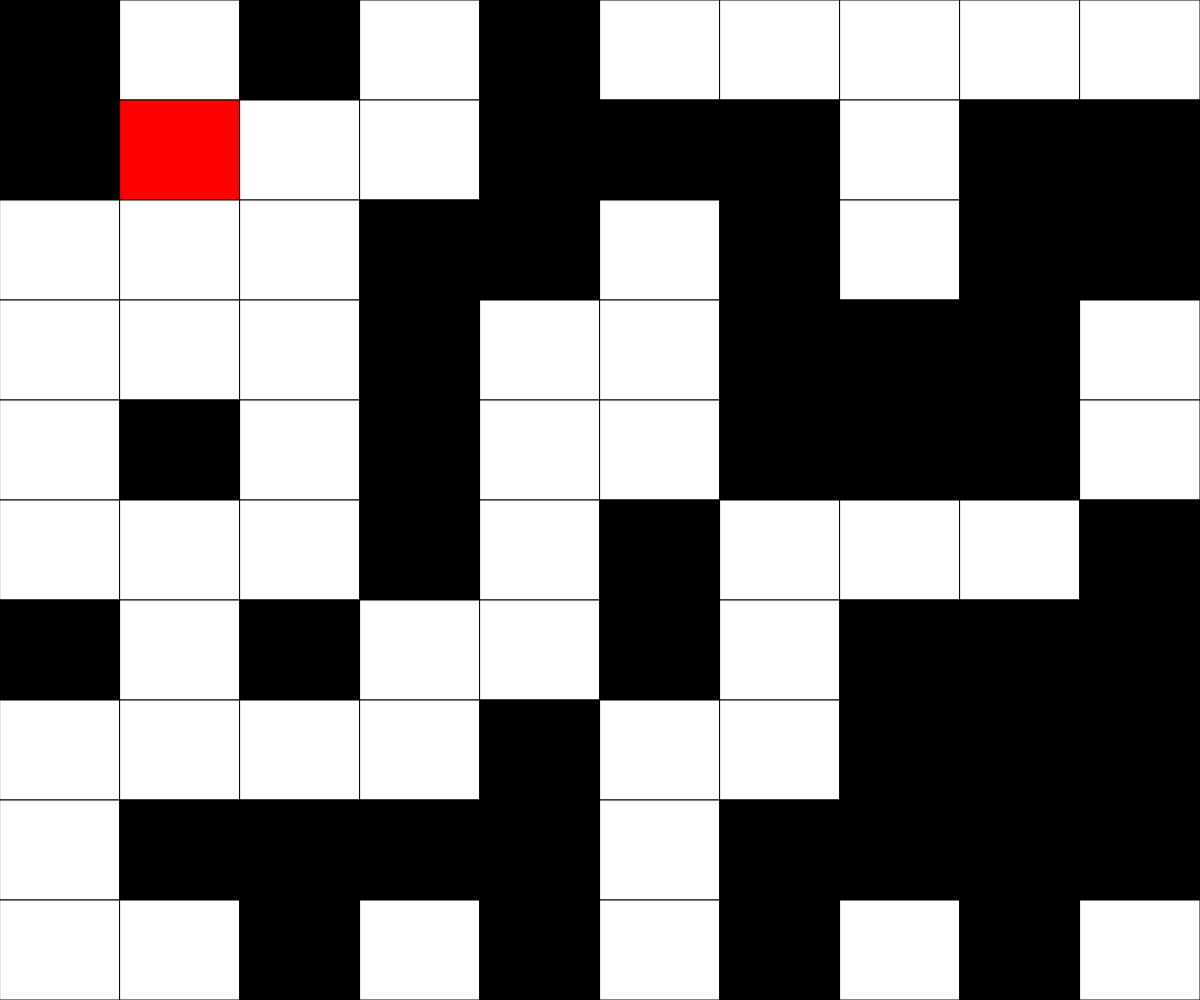
Frame 1 (no input)
Frame 60 (no input): identical to frame 1, image omitted
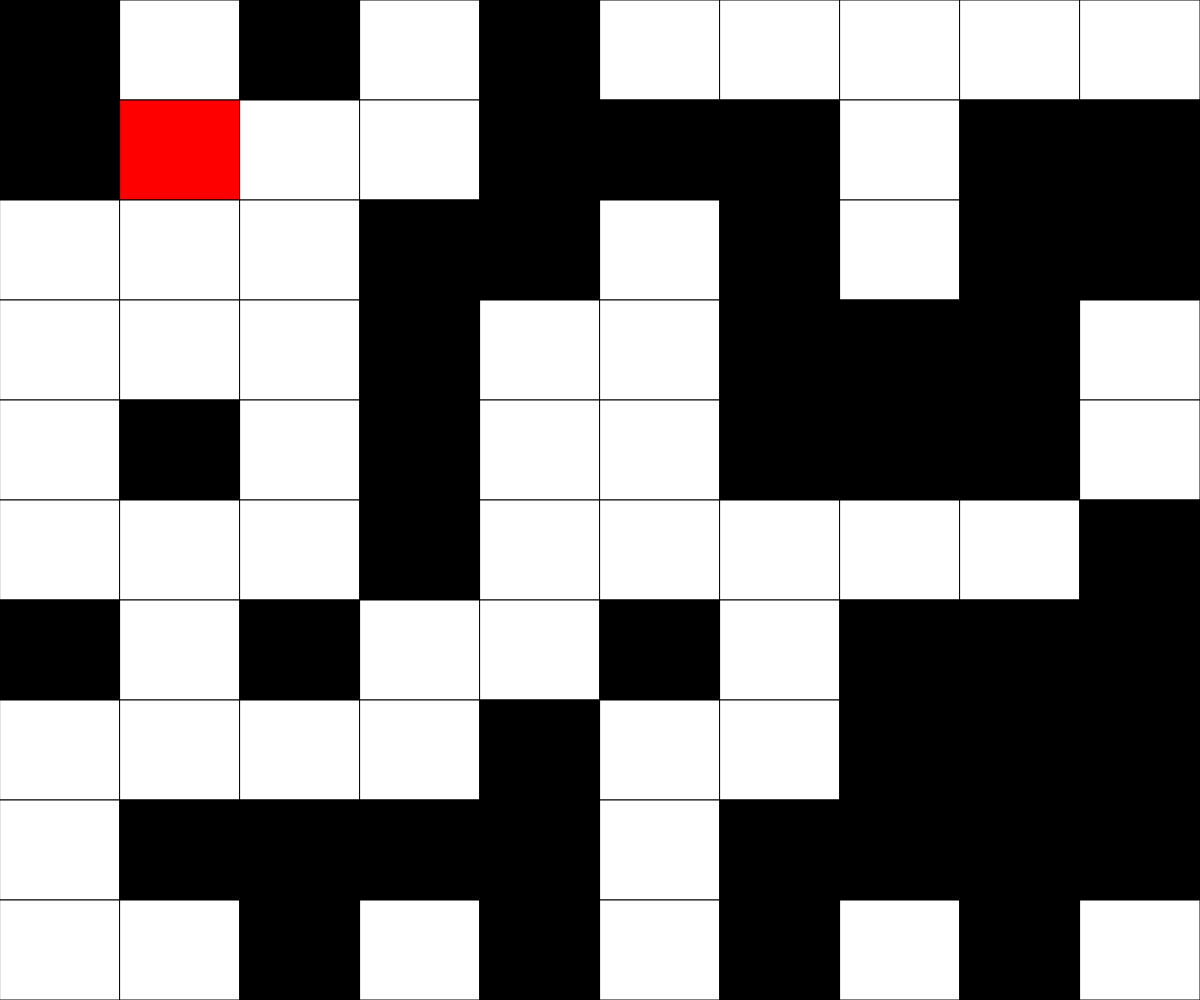
Frame 120 (the mouse pressed at the canvas centre since frame 60)

The p5.js sketch that drew these frames (run headless with seeded random() and noise() and a simulated clock; from frame 60 on, the mouse is pressed at the canvas centre):

// p5.js sketch
// ── sketch.js
// Project Title
// Your Name
// Date
//
// Extra for Experts:
// - describe what you did to take this project "above and beyond"


let grid;
let cellWidth;
let cellHeight;
const GRIDSIZE = 10;
let autoPlay = false;
let playerX = 1;
let playerY = 1;

function setup() {
  createCanvas(windowWidth, windowHeight);
  grid = generateRandomGrid(GRIDSIZE);

  //place player
  grid[playerY][playerX] = 9;

  cellWidth = width/grid[0].length;
  cellHeight = height/grid.length;
}

function draw() {
  background(220);
  if (autoPlay){
    if(frameCount % 10===0){
      takeNextTurn();
    }
  }
  displayGrid();

  
}

function mousePressed(){
  let cellX = floor(mouseX/cellWidth);
  let cellY = floor(mouseY/cellHeight);
  toggleCell(cellX,cellY); //self

  
}

function toggleCell(cellX, cellY){
  if(cellX >= 0 && cellX < GRIDSIZE && cellY >=0 && cellY <GRIDSIZE ){
    if(grid[cellY][cellX]===0){
      grid[cellY][cellX]=1;
    }
    else{
      grid[cellY][cellX]=0;
    }
  }
  

}
function keyPressed(){
  if(key === "r"){
    grid = generateRandomGrid(GRIDSIZE);
  }
 
  if(key === "c"){
    grid = generateEmptyGrid(GRIDSIZE);
  }
  if(key === "w"){
    //move up
    if(grid[playerY-1][playerX] === 0){
      grid[playerY][playerX] = 0; // reseting player current location to white
      playerY -= 1;
      grid[playerY][playerX] = 9; // set new location to red

    }
  }
  if(key === "s"){
    //move down
    if(grid[playerY+1][playerX] === 0){
      grid[playerY][playerX] = 0; // reseting player current location to white
      playerY += 1;
      grid[playerY][playerX] = 9; // set new location to red
    }
  }
  if(key === "d"){
    //move right
    if(grid[playerY][playerX+1] === 0){
      grid[playerY][playerX] = 0; // reseting player current location to white
      playerX += 1;
      grid[playerY][playerX] = 9; // set new location to red }
    }
  }
  if(key === "a"){
    //move left
    if(grid[playerY][playerX-1] === 0){
      grid[playerY][playerX] = 0; // reseting player current location to white
      playerX -= 1;
      grid[playerY][playerX] = 9; // set new location to red
    }
  }

}

function takeNextTurn(){
  let nextTurn = generateEmptyGrid(GRIDSIZE);
  for(let y = 0; y < GRIDSIZE; y++){
    for(let x = 0; x < GRIDSIZE; x++){

      //count the neighbours
      let neighbours = 0;
      for(let i = -1; i<=1; i++){
        for(let j=-1; j<=1; j++){
          if(y+i >= 0 && y+i < GRIDSIZE && x+j >= 0 && x+j < GRIDSIZE){
            neighbours += grid[y+i][x+j];

          }
        }
      }
      // subtract self from neighbour count
      neighbours -= grid[y][x];

      // apply the rules
      //only worry about when they are alive, as the nextTurn array is set to dead

      //if dead
      if(grid[y][x]=== 0){
        if (neighbours === 3){
          nextTurn[y][x] = 1;
        }
      }
      //if alive
      if(grid[y[x]=== 1 ]){
        if(neighbours ===2 || neighbours === 3){
          nextTurn[y][x] = 1;
        }
      }

    }
  }
  grid = nextTurn;

}

function displayGrid(){

  for(let y = 0; y < grid.length; y++){
    for(let x = 0; x < grid[y].length; x++) {
      if(grid[y][x]===0){
        fill("white");
      }
      else if(grid[y][x] === 9){
        fill("red");
      }
      else{
        fill("black");
      }
      rect(cellWidth*x, cellHeight*y, cellWidth, cellHeight);
    }

  }
}

function generateRandomGrid(gridSize) {
  let grid = [];
  for (let i = 0; i< gridSize; i++){
    grid.push([]);
    for (let j = 0; j< gridSize; j++){
      if (random(100) < 50){
        grid[i].push(0);
      }
      else{
        grid[i].push(1);
      }
  
    }
  }
  return grid;
}

    
function generateEmptyGrid(gridSize) {
  let grid = [];
  for (let i = 0; i< gridSize; i++){
    grid.push([]);
    for (let j = 0; j< gridSize; j++){
      grid[i].push(0);
    }
  }
  return grid;
}
